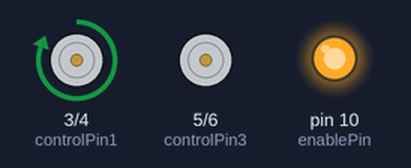
This sketch was run on a simulated Arduino Uno, built with avr-gcc and run on an emulated ATmega328P. Parts: motor-driver pin pairs drawn as motors (green arrow = first pin HIGH = forward, orange = second pin HIGH = backward, longer = more drive), output pins drawn as LEDs (lit = HIGH).

Above: at 1.0 s.
At 3.0 s:
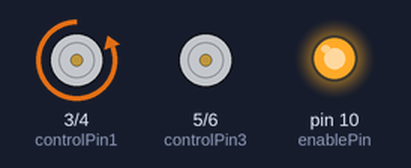
At 5.0 s:
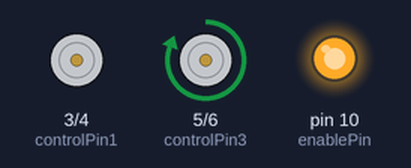
At 7.0 s:
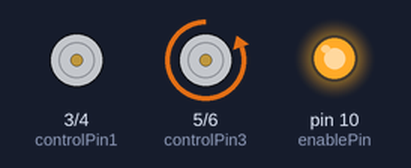
Timing chart, 0 to 9.2 s (numbered marks = the images above):
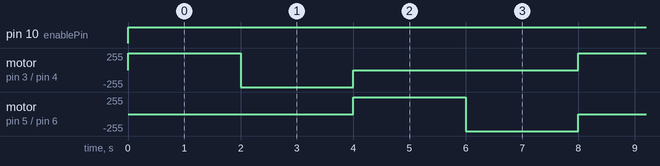

Measured:
- by itself, pin 10 (enablePin): LOW → HIGH at 0.00 s
- by itself, motor on pin 3 (controlPin1) / pin 4 (controlPin2), motor on pin 5 (controlPin3) / pin 6 (controlPin4): repeats every 8.0 s: backward 255/255 2.0 s, stopped 4.0 s, forward 255/255 2.0 s

The sketch:

test_bulldog.ino
```cpp
const int controlPin1 = 3; // connected to pin 7 on the H-bridge
const int controlPin2 = 4; // connected to pin 2 on the H-bridge
const int controlPin3 = 5; // connected to pin 10 on the H-bridge
const int controlPin4 = 6; // connected to pin 15 on the H-bridge

const int enablePin = 10;

const int nbPins = 4;
int pins[nbPins];
int activePinIdx = 0;

int side = 0; // 0 none  1 left 2 right 3 both
int direction = 0; // 0 1

void setup(){
  pins[0] = controlPin1;
  pins[1] = controlPin2;
  pins[2] = controlPin3;
  pins[3] = controlPin4;
  pinMode(controlPin1, OUTPUT);
  pinMode(controlPin2, OUTPUT);
  pinMode(controlPin3, OUTPUT);
  pinMode(controlPin4, OUTPUT);
  pinMode(enablePin, OUTPUT);
  digitalWrite(controlPin1, LOW);
  digitalWrite(controlPin2, LOW);
  digitalWrite(controlPin3, LOW);
  digitalWrite(controlPin4, LOW);
  analogWrite(enablePin, 0);
}

void loop(){
  analogWrite(enablePin, 255);
  for (int i = 0; i < nbPins; i++) {
    if (i == activePinIdx) {
      digitalWrite(pins[i], HIGH);
    } else {
      digitalWrite(pins[i], LOW);
    }
  }

  activePinIdx = (activePinIdx + 1) % nbPins;

  delay(2000);

}
```
